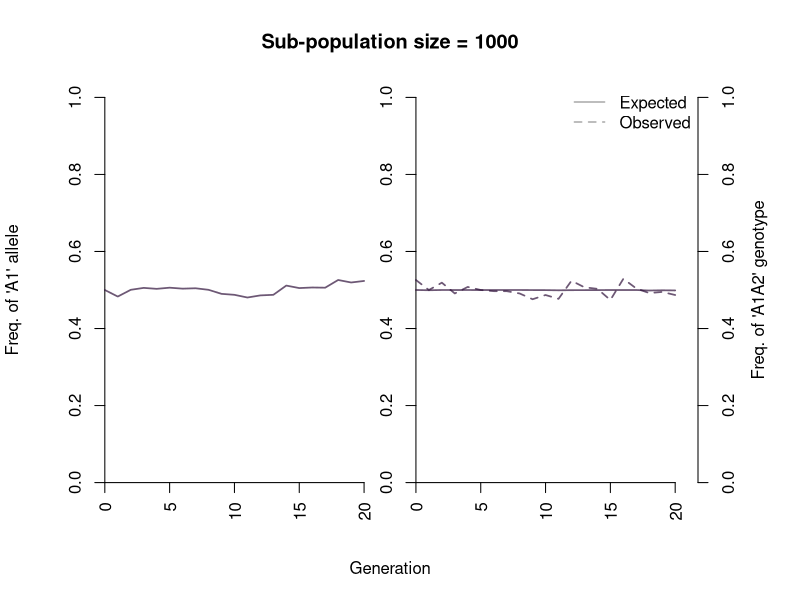

Reproduce this figure in R.
# Clear memory, close plotting devices
rm(list = ls())
graphics.off()

# Load packages:
library(viridis)

# choose plotting options

# plot a graphic of the genotypes in each sub-population at the final generation?
plot.genotypes <- FALSE
# slow down genetic drift plotting to see one popn at a time
plot.delay <- 0.2 # change to e.g. 0.2 to slow down

# Set up population parameters

# no of diploid individuals
n <- 1000
# number of generations to simulate
n.gen <- 20
# frequency of A1 allele at generation 0
p <- 0.5 
# frequency of A2 allele at generation 0
q <- 1 - p
# number of sub-populations to simulate
n.subpop <- 1
# selection coefficient against A1A1 (selection against A1A2 is s/2)
s <- 0 # try e.g. 0.05 
# additional selection against heterozygotes
s.het <- 0 

# probability of fixation for a new allele
1 / (2 * n)
# probability of fixation for a new nearly neutral allele:
-2 * s / (1 - exp(4 * n * s))

# create a template data frame to store genotypes
pop <- expand.grid(id = 1:n, gen = 0:n.gen, allele1 = NA, allele2 = NA)

# initialise founder population with exact allele frequency
pop[pop$gen == 0, c("allele1", "allele2")] <- 
  sample(c(rep("A1", round(p * n * 2)), rep("A2", round((1 - p) * n * 2))))

# have a look
pop[pop$gen == 0, ]

# simulate evolution forwards in time
start.time <- Sys.time()
simres <-
  lapply(1:n.subpop, function(j) {

    print("Generation 0", quote = FALSE)
    print(pop[pop$gen == 0, c("allele1", "allele2")], row.names = FALSE)
    
    for(generation in 1:n.gen) {
      print(paste("Generation", generation), quote = FALSE, row.names = FALSE)
      # pick mate pairs at random
      n.A1 <- rowSums(pop[pop$gen == (generation - 1), c("allele1", "allele2")] == "A1")
      w <- 1 -  n.A1/2 * s
      w.het <- 1 - (n.A1 == 1) * s.het
      parents <- replicate(n, sample(1:n, 2, replace = FALSE, prob = w * w.het))
      this.gen <-
        sapply(1:n, function(i) {
          allele.tab <- pop[pop$gen == (generation - 1), ][parents[, i], c("allele1", "allele2")]
          apply(allele.tab, 1, sample, 1)
        })
      pop[pop$gen == generation, c("allele1", "allele2")] <- t(this.gen)
      print(pop[pop$gen == generation, c("allele1", "allele2")], row.names = FALSE)
    }
    
    freq <- 
      sapply(0:n.gen, function(generation) {
        mean(unlist(pop[pop$gen == generation, c("allele1", "allele2")]) == "A1")
      })
    
    pop$genotype <- apply(pop[, c("allele1", "allele2")], 1, function(x) paste0(sort(x), collapse = ""))
    pop$genotype <- factor(pop$genotype, c("A1A1", "A1A2", "A2A2"))
    frequencies <- data.frame(gen = 0:n.gen)
    frequencies$A1 <- freq
    frequencies$A2 <- 1 - frequencies$A1
    frequencies$A1A1.exp <- frequencies$A1^2
    frequencies$A1A2.exp <- 2 * frequencies$A1 * frequencies$A2
    frequencies$A2A2.exp <- frequencies$A2^2
    frequencies[, c("A1A1.obs", "A1A2.obs", "A2A2.obs")] <- 
      do.call("rbind", (tapply(pop$genotype, pop$gen, function(x) prop.table(table(x)))))
    
    rowSums(frequencies[, c("A1A1.exp", "A1A2.exp", "A2A2.exp")])
    rowSums(frequencies[, c("A1A1.obs", "A1A2.obs", "A2A2.obs")])
    
    #message_parallel(paste0(100 * (j/n.subpop), "%"))
    
    return(list(pop = pop, frequencies = frequencies))
  })
finish.time <- Sys.time()

par(mar = c(5.1, 4.1, 4.1, 5.1))
gap <- ceiling(n.gen/5)
lwd <- 1.7
plot(x = 0:n.gen, y = 0:n.gen, ylim = 0:1, type = "n", xlab = "Generation", 
     ylab = "Freq. of 'A1' allele",
     xlim = c(0, n.gen * 2 + gap), axes = FALSE)
axis.labels <- pretty(c(0:n.gen))
axis(1, at = axis.labels, las = 3, pos = 0)
axis(1, at = axis.labels + n.gen + gap, labels = axis.labels, las = 3, pos = 0)
axis(2, pos = 0)
axis(2, pos = n.gen + gap)
axis(4)
mtext("Freq. of 'A1A2' genotype", side = 4, line = 2.5)
title(paste("Sub-population size =", n))
legend("topright", c("Expected", "Observed"), lty = 1:2,
       col = grey(0.7), bty = "n", lwd = lwd)

cols <- viridis(n.subpop + 1, alpha = 0.7, option = "turbo")

lapply(1:n.subpop, function(i) {
  x <- simres[[i]]
  Sys.sleep(min(plot.delay, 2/n.subpop))
  lines(x = 0:n.gen, y = x$frequencies$A1, 
        col = cols[i], lwd = lwd)
  lines(x = (0:n.gen) + gap + n.gen, y = x$frequencies$A1A2.exp, 
        col = cols[i], lwd = lwd)
  lines(x = (0:n.gen) + gap + n.gen, y = x$frequencies$A1A2.obs, 
        col = cols[i], lty = 2, lwd = lwd)
})

# final frequencies of A1 allele
final.freq <- sapply(simres, function(x) x$frequencies$A1[x$frequencies$gen == n.gen])
final.freq
finish.time - start.time



if(plot.genotypes) {
  old.par <- 
    par(mfrow = c(ceiling(n.subpop/ceiling(sqrt(n.subpop))), 
                  ceiling(sqrt(n.subpop))), 
        mar = c(0.3, 0.3, 0.3, 0.3))
  final.genotypes.list <- 
    lapply(1:n.subpop, function(i) {
      pop <- simres[[i]]$pop
      out <- pop[pop$gen == n.gen, c("allele1", "allele2")]
      plot(1, type = "n", xlim = 0:1, ylim = 0:1, axes = FALSE)
      rect(par("usr")[1], par("usr")[3],
           par("usr")[2], par("usr")[4],
           col = cols[i])
      
      box()
      gap <- 0.014 + 0.01 * sqrt(n.subpop)
      coords <- 
        expand.grid(x = (1:ceiling(n/2))/(ceiling(n/2)+1), 
                    y = (1:ceiling(n/2))/(ceiling(n/2)+1))
      coords <- coords[sample(nrow(coords), n), ] 
      out <- cbind(out, coords)
      apply(out, 1, function(x) {
        xcoord <- jitter(as.numeric(x[3]), factor = 1.5)
        ycoord <- jitter(as.numeric(x[4]), factor = 2)
        points(xcoord, ycoord, pch = 21, cex = 7, bg = "grey20", col = "white")
        alleles <- sort(unlist(x[1:2]))
        cols <- c(A1 = "yellow", A2 = "green")
        text(x = c(xcoord - gap/2, xcoord + gap/2), y = ycoord, labels = alleles, 
             col = cols[alleles], font = 2, cex = 1.1)
      })
      out
    })
  par(old.par)
  final.genotypes <- do.call("rbind.data.frame", final.genotypes.list)[, c("allele1", "allele2")]
  
  
  # Now we can estimate some population genetic parameters, and use them to answer
  # questions relevant to conservation:
  #  1. Are the sub-populations genetically isolated from each other?
  #  2. If so, 
  #     (a) how long have they been isolated for and 
  #     (b) what is the (effective) size of sub-populations?

  # Frequency of the A1 allele across the whole population
  p.est <- mean(unlist(final.genotypes) == "A1")
  print(paste("The frequency of the A1 allele across all", 
              n.subpop, "sub-populations is", round(p.est, 3)), 
        quote = FALSE)
  
  # Expected heterozygosity in the total population
  He.est <- 2 * p.est * (1 - p.est)
  print(paste("The expected heterozygosity across all", 
              n.subpop, "sub-populations is", round(He.est, 3)), 
        quote = FALSE)
  
  # Observed homozygosity
  n.homozygote <- sum(apply(final.genotypes, 1, function(x) length(unique(x))) == 2)
  Ho.est <- n.homozygote / (n * n.subpop)
  print(paste("The observed heterozygosity across all", 
              n.subpop, "sub-populations is", round(Ho.est, 3)), 
        quote = FALSE)
  
  # Calculate expected heterozygosity within each population
  Hs.est <- 
    mean(sapply(final.genotypes.list, function(fg) {
      p.est <- mean(unlist(fg[, c("allele1", "allele2")]) == "A1")
      2 * p.est * (1 - p.est)
    }))
  
  # Now we can calculate an estimate of Fit, which measures the total 
  # heterozygote deficit, potentially due to population structure and/or inbreeding
  
  # If Ho is less than He, then F should be > 0.
  Fit.est <- 1 - Ho.est / He.est
  print(paste("Estimated Fit:", round(Fit.est, 3)), 
        quote = FALSE)
  
  # Here Fit.est means "an estimate of F". F simply gauges the extent of 
  # homozygote excess (how many more homozygotes are there compared to the HWE expectation?).
  
  # We can also calculate Fst (see chapter 9 of CGP, eqn 9.3)
  Fst.est <-  1 - Hs.est / He.est
  print(paste("Estimated Fst:", round(Fst.est, 3)), 
        quote = FALSE)
  

  # We can also rearrange CGP eqn 9.4 to calculate Fis, the inbreeding coefficient,
  # which gauges the portion of heterozygote deficit (Fit) due to inbreeding rather than
  # population structure
  Fis.est <- (Fit.est - Fst.est) / (1 - Fst.est)
  print(paste("Estimated Fis:", round(Fis.est, 3)), 
        quote = FALSE)
  
  
  
  # To summarise, we break Fit down into Fis, the portion of F due to inbreeding 
  # (between individuals within sub-populations) and Fst, the portion of Fit due to divergence 
  # between sub-populations (population structure).  
  # 
  # Why do we expect isolation between sub-populations to lead to fewer homozygotes 
  # than expected and therefore high Fst? Perhaps this is easier to imagine if we take
  # an extreme case. Make the following changes near the top of the code:
  #   Set plot.genotypes to be TRUE, not FALSE
  #   Change the number generations (n.gen) to 100
  # Now run the code by clicking on "Source".

  # You should now see a diagram of all the sub-populations as different coloured 
  # squares, with individuals as black rectangles, and with each individual showing its
  # genotype. Probably most of the sub-populations will be full of either A1A1 homozygotes, 
  # or A2A2 homozygotes, with very few or no heterozygotes. This is because mating 
  # is not random among the whole population but restricted to within sub-populations
  
  
  # We know this assumption is true only because we have simulated the data. 
  # 
  # What does Fst mean, in practical terms? I.e. what can we learn about 
  # the "real" sub-populations from our Fst estimate?
  # To do that we have to make some assumptions about the population,
  # which taken together will form a model.
  # Let's assume that: 
  #   the sub-populations are diverging independently from a common ancestor with no migration
  #   all the sub-populations are the same constant size
  #   no mutation
  #   no selection
  #   the sub-populations have not reached equilibrium (think about why this assumption is necessary)
  #   random mating
  #   non-overlapping generations
  # If all of the above apply, the following equation holds:
  #
  #   Fst = 1 - (1 - 1/(2*n))^t
  # 
  # where n is the size of the sub-populations and t is the number of generations since divergence.
  #
  # My source for this equation was equations 9.9 of CGP.
  #
  # We know both n and t, so we can use this equation to calculate what Fst should be:

  print("***********************************", quote = FALSE)
  print(paste("Estimated Fst:", round(Fst.est, 3)), quote = FALSE)
  print(paste("'True' Fst:", round(1 - (1 - 1/(2*n))^n.gen, 3)), quote = FALSE)
  print("***********************************", quote = FALSE)
  
  # If this was real data, and we knew the (effective) size of each sub-population,
  # we could solve the above equation for t (time in generations), and estimate
  # the age of the sub-populations in no of generations since divergence:
  t.est <- log(1 - Fst.est) / log((1 - 1/(2*n)))
  print("***********************************", quote = FALSE)
  print(paste("Estimated no of generations since splitting:", 
              round(t.est, 1)), 
        quote = FALSE)
  print(paste("True number of generations:", n.gen), 
        quote = FALSE)
  print("***********************************", quote = FALSE)
  #
  # Alternatively, if we know the number of generations since splitting
  # (which is probably more realistic) we can estimate the effective size
  # of the sub-populations.
  # Solve the above equation for n:
  n.est <- 1/(2*(1 - (1 - Fst.est)^(1/n.gen)))
  print("***********************************", quote = FALSE)
  print(paste("Estimated effective sub-population size (Ne):", 
              round(n.est, 1)), 
        quote = FALSE)
  print(paste("True effective sub-population size (Ne):", n), quote = FALSE)
  print("***********************************", quote = FALSE)
  
}
